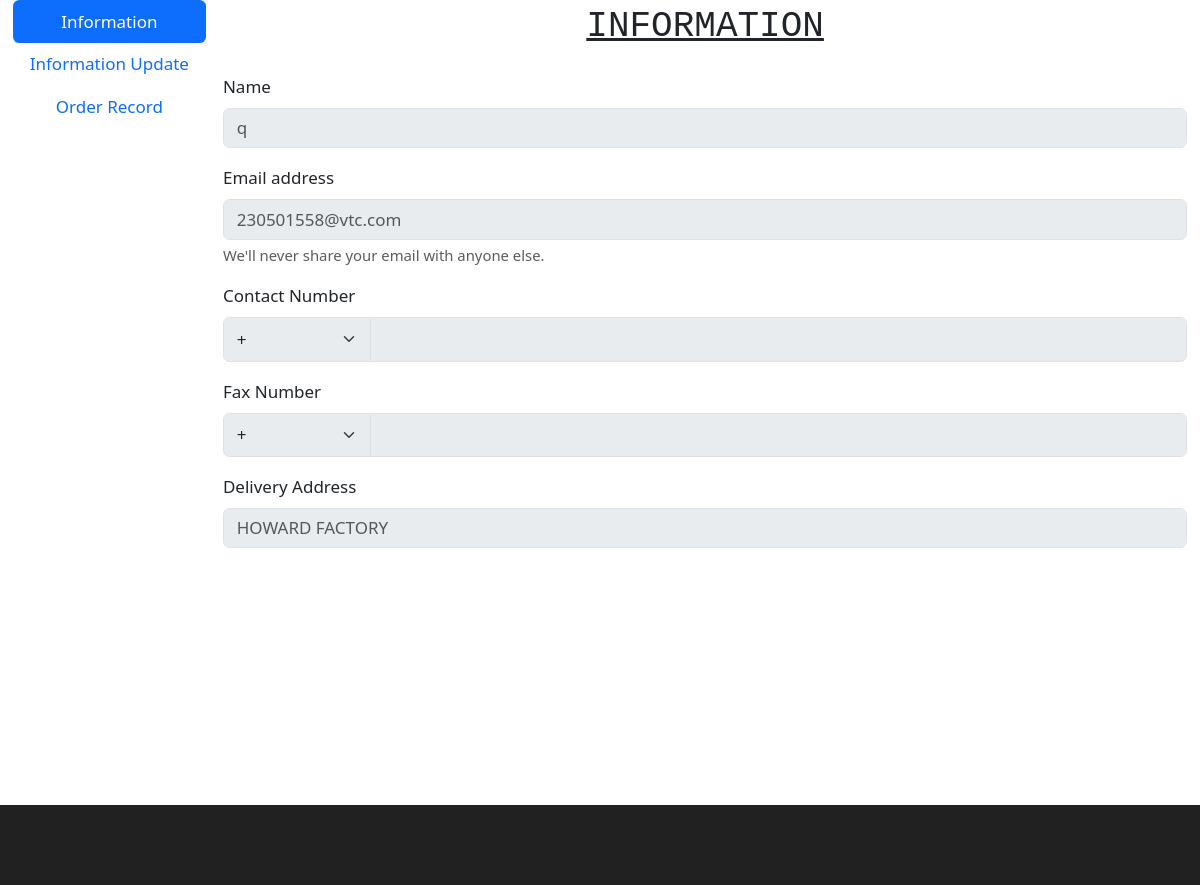
/dealer/information.php (signed in), run on an earlier commit of the app's database.
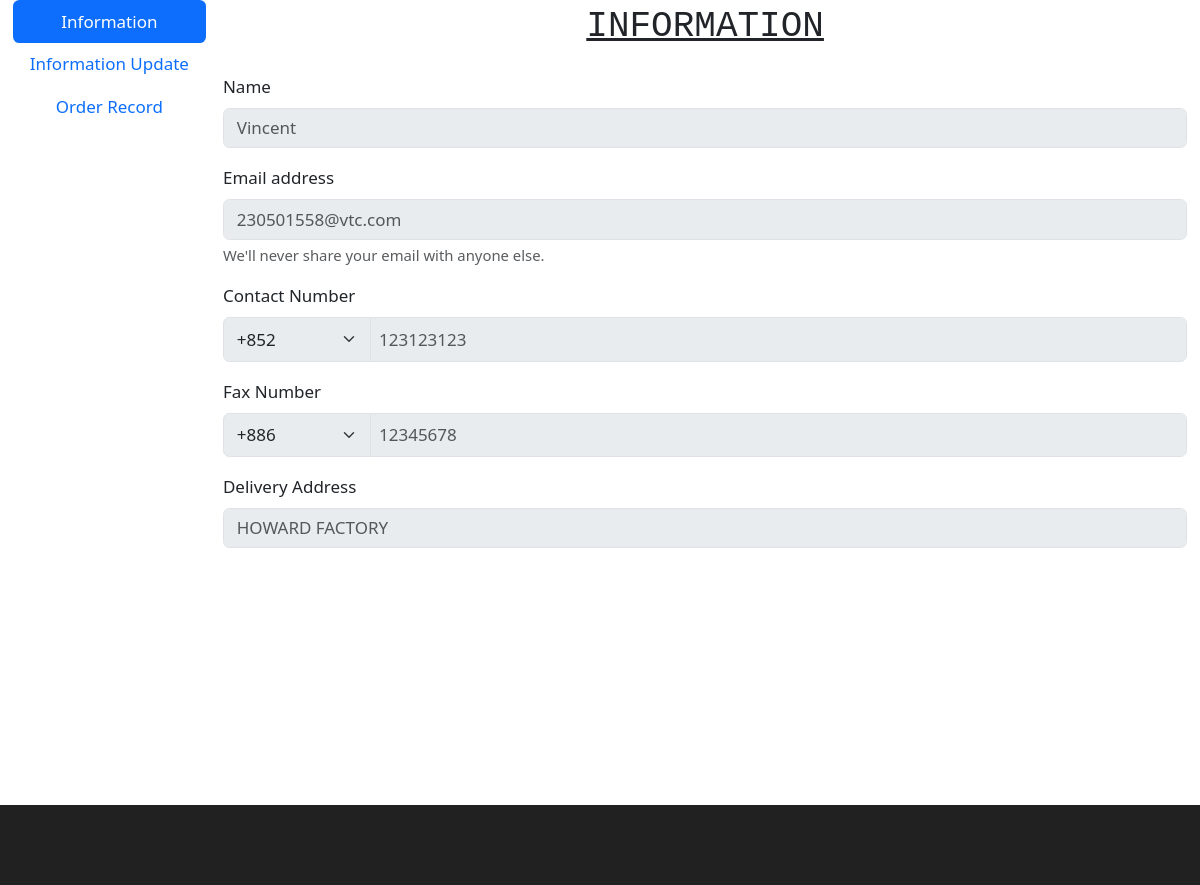
And on a later commit of the database.
### tables this page shows
CREATE TABLE IF NOT EXISTS `dealer` (
  `dealerID` mediumint NOT NULL AUTO_INCREMENT,
  `dealerEmail` varchar(100) NOT NULL,
  `password` varchar(150) NOT NULL,
  `dealerName` varchar(100) DEFAULT NULL,
  `contactNumber` varchar(30) DEFAULT NULL,
  `faxNumber` varchar(30) DEFAULT NULL,
  `deliveryAddress` varchar(255) DEFAULT NULL,
  PRIMARY KEY (`dealerID`)
);

### dealer/information.php (the view, shortened to what the changed rows need)
<?php
require_once('../db/connet.php');
?>
<?php
$dealer_name = "";
$dealer_email = "";
$contact_areaCode = "";
$dealer_contact = "";
$fax_areaCode = "";
$dealer_fax = "";
$dealer_address = "";
if (isset($_SESSION['dealer'])) {
    $dealer = $_SESSION['dealer'];
    $stmt = $conn->prepare("SELECT dealerID,dealerName,dealerEmail, contactNumber, faxNumber, deliveryAddress FROM dealer WHERE dealerEmail = ?");
    $stmt->bind_param("s", $dealer);
    $stmt->execute();
    $result = $stmt->get_result();
    if ($result->num_rows > 0) {
        $row = $result->fetch_assoc();
        $dealer_email = $row['dealerEmail'];
        if($row['dealerName'] ==null){$dealer_name = "Not Set";}
          else{$dealer_name = $row['dealerName'];}
        if($row['contactNumber'] == null){$dealer_contact = "Not Set";}
          else{
            $partForContact = explode('-', $row['contactNumber']);
            if (count($partForContact) === 2) {
                $contact_areaCode = $partForContact[0];
                $dealer_contact = $partForContact[1];
            }}
        if($row['faxNumber'] == null){$dealer_fax = "Not Set";}
          else{$partForFax = explode('-', $row['faxNumber']);
            if (count($partForFax) === 2) {
                $fax_areaCode = $partForFax[0];
                $dealer_fax = $partForFax[1];
            }}
        if($row['deliveryAddress'] == null){$dealer_address = "Not Set";}
        else{$dealer_address = $row['deliveryAddress'];}
    }
}
?>
<!DOCTYPE html>
<html lang="en">
<head>
    <link href="https://cdn.jsdelivr.net/npm/bootstrap@5.3.3/dist/css/bootstrap.min.css" rel="stylesheet"
 />
    <link rel="stylesheet" href="./asserts/css/style-prefix.css" />
    <link rel="stylesheet" href="./asserts/css/style-information.css" />
</head>
<body>
    <main>
        <div class="productDetail-container">
            <div class="container" style=" margin-bottom: 30vh; width: 2000px;">
                <div class="d-lg-flex justify-content-between">
                    <div class="flex-grow-1 tab-content" id="v-pills-tabContent">
                        <div class="tab-pane fade show active" id="v-pills-information" role="tabpanel"
                            aria-labelledby="v-pills-information-tab">
                            <div class="row">
                                <div class="col">
                                    <div class="mb-3">
                                        <label class="form-label">Name</label>
                                        <input type="text" class="form-control" placeholder="<?php echo $dealer_name ?>"
                                            disabled />
                                    </div>
                                    <div class="mb-3">
                                        <label class="form-label">Email address</label>
                                        <input type="email" class="form-control" id="exampleInputEmail1"
                                            aria-describedby="emailHelp" placeholder="<?php echo $dealer_email ?>"
                                            disabled />
                                        <div id="emailHelp" class="form-text">
                                            We'll never share your email with anyone else.
                                        </div>
                                    </div>
                                    <div class="mb-3">
                                        <div class="input-group">
                                            <select class="form-select" id="inputGroupSelect01" disabled>
                                                <option selected>+<?php echo $contact_areaCode?></option>
                                            </select>
                                            <input type="number" class="form-control w-75 p-2" id="basic-url"
                                                aria-describedby="basic-addon3 basic-addon4"
                                                placeholder="<?php echo $dealer_contact ?>" disabled />
                                        </div>
                                    </div>
                                    <div class="mb-3">
                                        <div class="input-group">
                                            <select class="form-select" id="inputGroupSelect01" disabled>
                                                <option selected>+<?php echo $fax_areaCode ?></option>
                                            </select>
                                            <input type="number" class="form-control w-75 p-2" id="basic-url"
                                                aria-describedby="basic-addon3 basic-addon4"
                                                placeholder="<?php echo $dealer_fax ?>" disabled />
                                        </div>
                                    </div>
                                    <div class="mb-3">
                                        <div class="input-group">
                                            <input type="text" class="form-control" id="basic-url"
                                                aria-describedby="basic-addon3 basic-addon4"
                                                placeholder="<?php echo $dealer_address ?>" disabled />
                                        </div>
                                    </div>
                                </div>
                            </div>
                        </div>
                    </div>
                </div>
            </div>
        </div>
    </main>
</body>
</html>

What changed in the data, as far as the page shows it:
changed dealer "230501558@vtc.com": dealerName "q" → "Vincent"; contactNumber (not shown) → "123123123"; faxNumber (not shown) → "12345678"
Also different on the page:
form field value: "+" → "+852"
form field value: "+" → "+886"
